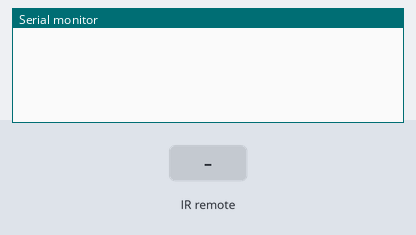
This sketch was run on a simulated Arduino Uno, built with avr-gcc and run on an emulated ATmega328P. On the bench: the last lines printed to the serial monitor. The test bench sets the inputs (shaded band).

Above: at 1.2 s.
1.3 s: infrared code 0xFF6897 received
At 2.1 s:
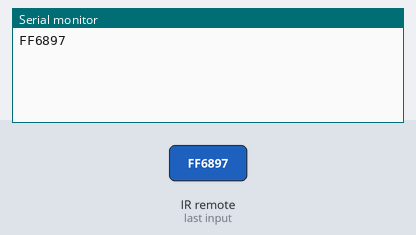
At 3.3 s:
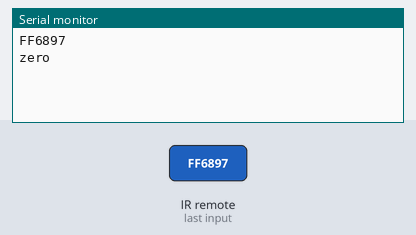

Measured:
- after the input at 1.3 s, the serial monitor: prints a new line at once (image 1)

The sketch:

Lesson65a_New_Ard.ino
```cpp
#include <IRremote.h>
int IRpin=9;
IRrecv IR(IRpin);
decode_results cmd;
String myCom;


void setup() {
  // put your setup code here, to run once:
Serial.begin(9600);
IR.enableIRIn();

}

void loop() {
  // put your main code here, to run repeatedly:


while (IR.decode(&cmd)==0){
}
Serial.println(cmd.value,HEX);
delay(1500);
IR.resume();

if (cmd.value==0xFF6897){
  myCom="zero";
  Serial.println(myCom);
}

}
```
